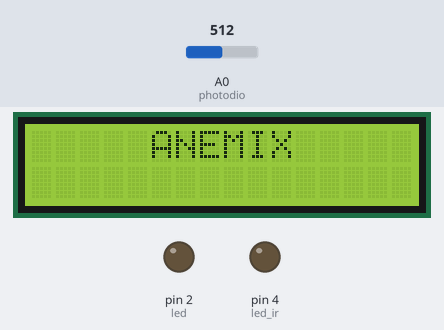
Simulated run of this sketch. Board: Arduino Uno, built with avr-gcc and run on an emulated ATmega328P. Parts: 16×2 character LCD, output pins drawn as LEDs (lit = HIGH). Inputs (shaded band) come from the test bench; at power-on: A0 (photodio) = 512. What the sketch prints to the serial monitor is not drawn.

Above: at 0.1 s.
At 3.1 s:
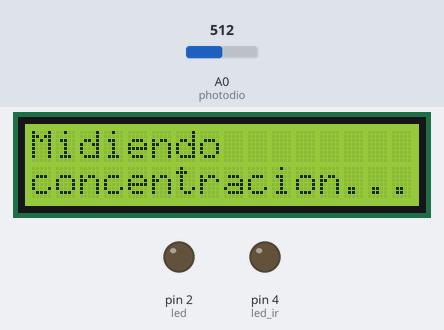
At 4.7 s:
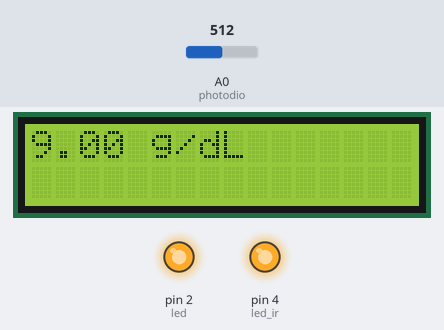
At 6.7 s:
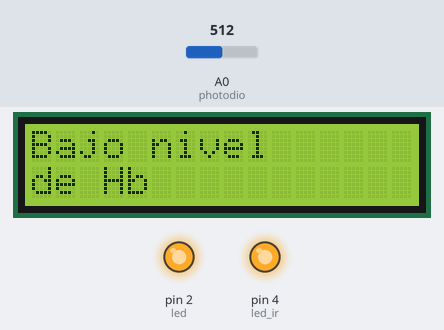

The sketch:

code-anemix1.0.ino
```cpp
#include <Adafruit_LiquidCrystal.h>

int led = 2;
int led_ir = 4;
int photodio = A0;
int lectura = 0;
double hb = 9 ;


Adafruit_LiquidCrystal lcd(0);

void setup()
{
 //pinMode(LED_BUILTIN, OUTPUT);
  pinMode (led, OUTPUT);
  pinMode (led_ir, OUTPUT);
  pinMode (photodio, INPUT);
  lcd.begin(16, 2);
  lcd.setCursor(5, 0);
  lcd.print("ANEMIX");
  delay(3000);
  lcd.clear();
  lcd.print("Midiendo");
  lcd.setCursor(0,1);
  lcd.print("concentracion... ");
  delay(1500);
  digitalWrite(led, HIGH);
  digitalWrite(led_ir, HIGH);

Serial.begin(9600);
 }

void loop()
{
  lectura = analogRead(photodio);
  Serial.println(lectura);

  //codigo hemoglobina
  //double lectura_1 = 0;
  //double lectura_2 = 0;
  //double HbO2 = 0;
  //double HHb = 0;
  //double L;
  //double e1HHb_660nm;
  //double e2HHb_660nm;
  //double e1HbO2_940nm;
  //double e2HbO2_940nm;

  //HbO2 = (e2HHb*lectura_1-e1HHb*lectura_2)/L*(e2HHb*e1HbO2-e1HHb*e2HbO2);
  //HHb = (e2HbO2*lectura_1-e1HbO2*lectura_2)/L*(e1HHb*e2HbO2-e2HHb*e1HbO2);
  //hb = HbO2 + HHb;

  lcd.clear();
  lcd.print(hb), lcd.print(" g/dL");
  delay(2000);
  lcd.clear();

  if (hb < 11.5) {

  lcd.print("Bajo nivel");
  lcd.setCursor(0,1);
  lcd.print("de Hb");
  }

  else {
    lcd.print("Nivel seguro");
  }
  delay(3000);
  //digitalWrite(LED_BUILTIN, HIGH);
  //delay(1000); // Wait for 1000 millisecond(s)
  //digitalWrite(LED_BUILTIN, LOW);
  //delay(1000); // Wait for 1000 millisecond(s)
}
```

Measured:
- what the display in image 1 shows lasts 1.5 s, from 3.1 s to 4.6 s
- what the display in image 2 shows lasts 2.0 s, from 4.6 s to 6.6 s
- what the display in image 3 shows lasts 3.0 s, from 6.6 s to 9.6 s
